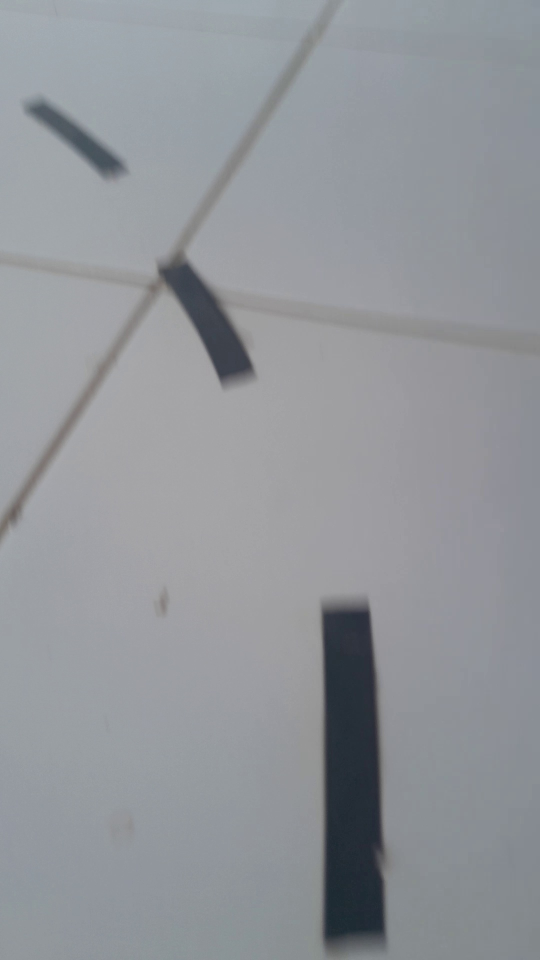
#> input picture dataset_pista/imagens/video_01/video_01_frame_00000.jpg, 1080 x 1920 px (shown at 1/2 size); its folder holds only this picture in this run
$ python -i detector.py   (imports and definitions only)
#> lines starting #> are read from the running program, lines starting #| are printed output that depends on the picture; after the words box and inside, x2 and y2 are one past the last pixel; in counts of white or black regions, pixels touching at a corner belong together
### monitoramento/__init__.py
"""Instrumentação opcional: sem hardware, rede, disco ou psutil nas threads produtoras."""
from collections import deque
from functools import wraps
import math
import threading
import time


class Registro:
    """Memória limitada por métrica. Produtores nunca aguardam o lock do consumidor."""
    # [85 lines left out: functions __init__, observar, contar, ciclo, drenar, publicar_pedido and 2 more, not called in this run]


_registro = None


def ativar(registro):
    global _registro
    _registro = registro


def observar(nome, valor):
    if _registro is not None:
        _registro.observar(nome, valor)


def contar(nome, quantidade=1):
    if _registro is not None:
        _registro.contar(nome, quantidade)


def ciclo(nome, periodo):
    if _registro is not None:
        _registro.ciclo(nome, periodo)


def publicar_pedido(nome, valor):
    if _registro is not None:
        _registro.publicar_pedido(nome, valor)


def medir(nome):
    """Tempo de parede, inclui espera/desescalonamento; não é tempo exclusivo de CPU."""
#> further down, picture is the input picture: shape (1920, 1080, 3); mean B, G, R 154.1, 149.4, 146.1
    def decorar(funcao):
        @wraps(funcao)
        def chamada(*args, **kwargs):
            registro = _registro
            if registro is None:
                return funcao(*args, **kwargs)
            inicio = time.perf_counter()
            try:
                return funcao(*args, **kwargs)
            finally:
                registro.observar(nome, time.perf_counter()-inicio)
        return chamada
    return decorar

### visao/detector.py
"""Módulo de visão: acha a linha no frame e mede o erro de direção.

Esta thread NÃO fala com o Arduino. Ela só publica no EstadoRobo o erro medido;
quem converte erro em comando e escreve na serial é o controle (controle.py).
Assim existe um único ponto de decisão e a hierarquia "voz > visão" fica garantida.

ESP32 usa snapshots com idade e geração de conexão; o OpenCV tracejado publica
posição/direção/qualidade para o PD e sua memória limitada em controle.py.
A integração de pesos CNN compatíveis e o planejamento de desvio permanecem
pendentes; ver docs/13_contexto_e_plano_cnn.md.
"""
import logging
import threading
import time
from dataclasses import dataclass

import cv2
import numpy as np

import config as cfg
from estado import EstadoRobo, Modo
from monitoramento import medir

log = logging.getLogger("visao")


@dataclass
class ResultadoLinha:
    achou: bool
    erro: float = 0.0                 # normalizado -1..+1 (positivo = linha à direita)
    cx: float = 0.0
    cy: float = 0.0                   # em coordenadas do frame inteiro
    binaria: np.ndarray | None = None
    contorno: np.ndarray | None = None
    y0: int = 0
    segmentos: tuple[tuple[float, float, float, float], ...] = ()             # extremos (x1,y1,x2,y2) no frame inteiro
    trajetoria: tuple[tuple[float, float], ...] = ()            # pontos (x,y) medidos/associados, sem frames
    direcao: float = 0.0              # dx/dy para frente (alto da imagem); + = direita
    confianca: float = 0.0            # qualidade geométrica heurística, não probabilidade
    motivo: str = "legado"


class DetectorLinha:
    def __init__(self, tracejado: bool = False):
        # Opt-in até a integração de segurança da Etapa 3. Caminho legado intacto.
        self._tracejado = tracejado
        self.limpar_historico()
        k = cfg.BLUR_KERNEL | 1       # garante ímpar
        self._k = (k, k)
        self._kernel = np.ones((3, 3), np.uint8)
        self._tipo = cv2.THRESH_BINARY_INV if cfg.LINHA_ESCURA else cv2.THRESH_BINARY

    @medir('opencv_s')
    def processar(self, frame: np.ndarray) -> ResultadoLinha:
        h, w = frame.shape[:2]
#> h = 1920; w = 1080
        y0 = int(h * cfg.ROI_INICIO)
#> y0 = 960
        roi = frame[y0:, :]
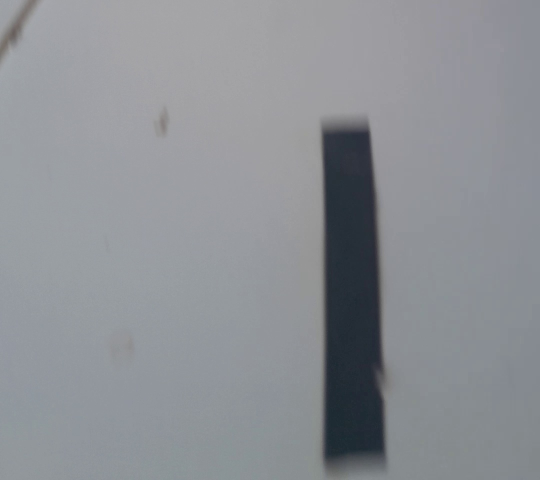
#> roi: shape (960, 1080, 3) (shown at 1/2 size); mean B, G, R 148.9, 144.1, 141

        cinza = roi if roi.ndim == 2 else cv2.cvtColor(roi, cv2.COLOR_BGR2GRAY)
        suave = cinza if self._k == (1, 1) else cv2.GaussianBlur(cinza, self._k, 0)
        if self._tracejado:
            agora = time.monotonic()
            if (self._forma != frame.shape or agora < self._referencia_t or
                    agora - self._referencia_t > cfg.TRACEJADO_MEMORIA_S):
                self.limpar_historico()
            self._forma = frame.shape
        if int(suave.max()) - int(suave.min()) < cfg.CONTRASTE_MIN:   # piso liso: não há linha
            return ResultadoLinha(False, binaria=np.zeros_like(suave), y0=y0,
                                  motivo="contraste_insuficiente" if self._tracejado else "legado")
        if cfg.USAR_OTSU:
            _, binaria = cv2.threshold(suave, 0, 255, self._tipo + cv2.THRESH_OTSU)
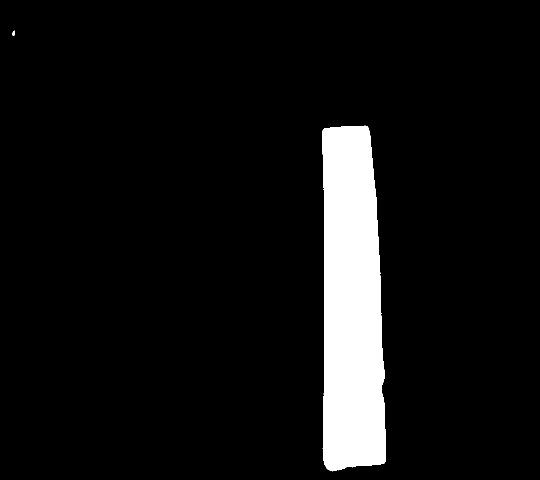
#> binaria: shape (960, 1080) (shown at 1/2 size); 7.4% white; 2 white regions, box (x1, y1, x2, y2) and area: (645, 251, 772, 943) 76238, (25, 61, 30, 72) 39
        else:
            _, binaria = cv2.threshold(suave, cfg.LIMIAR_FIXO, 255, self._tipo)
        binaria = cv2.morphologyEx(binaria, cv2.MORPH_OPEN, self._kernel)   # tira ruído fino
#> binaria: shape (960, 1080); 7.4% white; 2 white regions

        if self._tracejado:
            return self._processar_segmentos(suave, binaria, y0, agora)

        contornos, _ = cv2.findContours(binaria, cv2.RETR_EXTERNAL, cv2.CHAIN_APPROX_SIMPLE)
#> contornos = 2 contours; box (x1, y1, x2, y2) and area: (645, 252, 772, 942) 75438, (25, 62, 30, 71) 25
        if not contornos:
            return ResultadoLinha(False, binaria=binaria, y0=y0)

        maior = max(contornos, key=cv2.contourArea)
#> maior = contour of 223 points, box (x1, y1, x2, y2) (645, 252, 772, 942), area 75438
        if cv2.contourArea(maior) < cfg.AREA_MIN:
            return ResultadoLinha(False, binaria=binaria, y0=y0)

        m = cv2.moments(maior)
#> m = moments, m00 75437.5, centre m10/m00, m01/m00 = (703.4, 608.3)
        if m["m00"] == 0:
            return ResultadoLinha(False, binaria=binaria, y0=y0)

        # a mancha precisa ser de fato diferente do piso: sem isto, ruído + vinheta da lente viram "linha" falsa
        mascara = np.zeros(suave.shape, np.uint8)
        cv2.drawContours(mascara, [maior], -1, 255, -1)
#> mascara: shape (960, 1080); 7.4% white; 1 white region, box (x1, y1, x2, y2) and area: (645, 252, 772, 942) 76216
        dentro, fora = suave[mascara > 0], suave[mascara == 0]
        if fora.size and abs(float(fora.mean()) - float(dentro.mean())) < cfg.CONTRASTE_MIN:
            return ResultadoLinha(False, binaria=binaria, y0=y0)

        cx = m["m10"] / m["m00"]
#> cx = 703.4
        cy = m["m01"] / m["m00"] + y0
#> cy = 1568.3
        centro = w / 2.0
#> centro = 540
        erro = (cx - centro) / centro
#> erro = 0.303
        return ResultadoLinha(True, erro, cx, cy, binaria, maior, y0)


    def limpar_historico(self):
        """Descarta só referência geométrica: nunca guarda frames/máscaras."""
        self._referencia = None
        self._referencia_t = 0.0
        self._forma = None

    # [83 lines left out: functions _processar_segmentos, desenhar_debug, not called in this run]


class ThreadVisao(threading.Thread):
    """Fontes legadas ou ESP32 com metadados; processa apenas em SEGUINDO."""

    # [107 lines left out: functions __init__, run, _camera_valida, _processar_detalhado, _loop, not called in this run]

>>> import cv2
>>> picture = cv2.imread('../dataset_pista/imagens/video_01/video_01_frame_00000.jpg')
>>> result = DetectorLinha().processar(picture)

$ run again, on dataset_pista/imagens/video_01/video_01_frame_00001.jpg
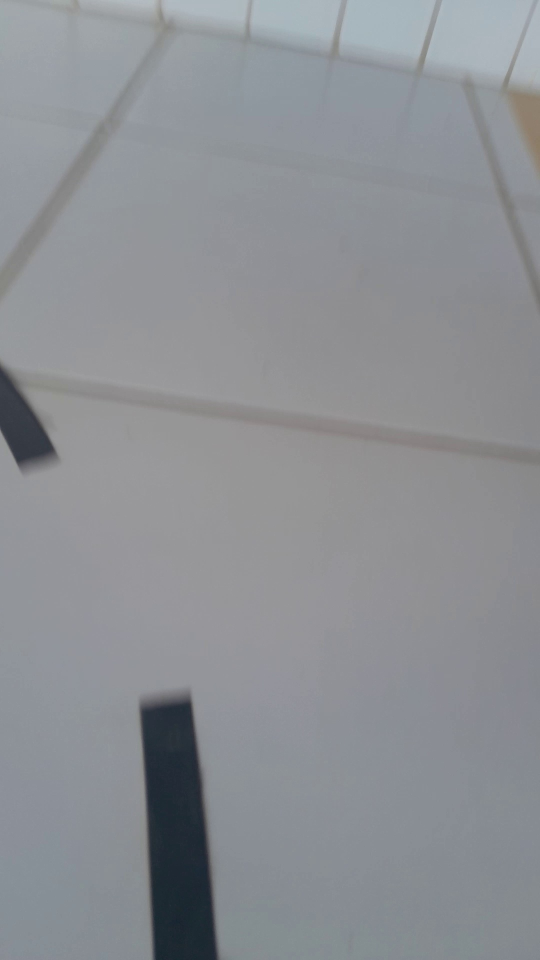
#> input picture dataset_pista/imagens/video_01/video_01_frame_00001.jpg, 1080 x 1920 px (shown at 1/2 size)
#> picture is the input picture: shape (1920, 1080, 3); mean B, G, R 148, 143.6, 140.6
#> in processar, `roi = frame[y0:, :]`:
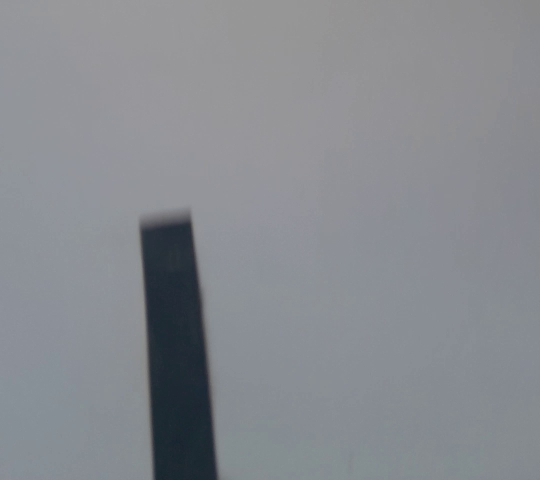
#> roi: shape (960, 1080, 3) (shown at 1/2 size); mean B, G, R 143.6, 138.4, 135.3
#> in processar, `_, binaria = cv2.threshold(suave, 0, 255, self._tipo + cv2.THRESH_OTSU)`:
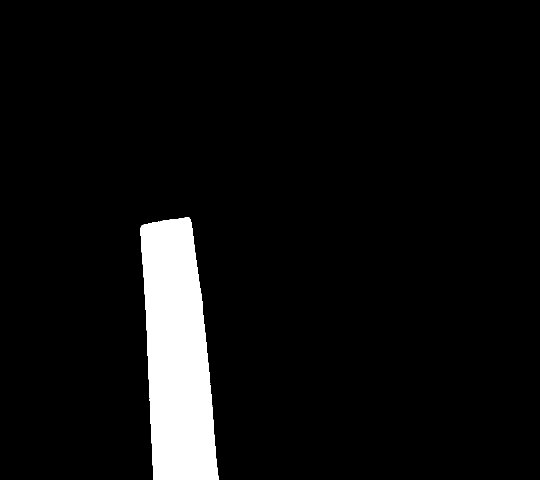
#> binaria: shape (960, 1080) (shown at 1/2 size); 5.9% white; 1 white region, box (x1, y1, x2, y2) and area: (281, 434, 438, 960) 61160
#> contornos = 1 contour; box (x1, y1, x2, y2) and area: (281, 434, 438, 960) 60522
#> maior = contour of 221 points, box (x1, y1, x2, y2) (281, 434, 438, 960), area 60522
#> m = moments, m00 60522.5, centre m10/m00, m01/m00 = (353.9, 710.2)
#> cx = 353.9
#> cy = 1670.2
#> erro = -0.345

$ run again, on dataset_pista/imagens/video_01/video_01_frame_00005.jpg
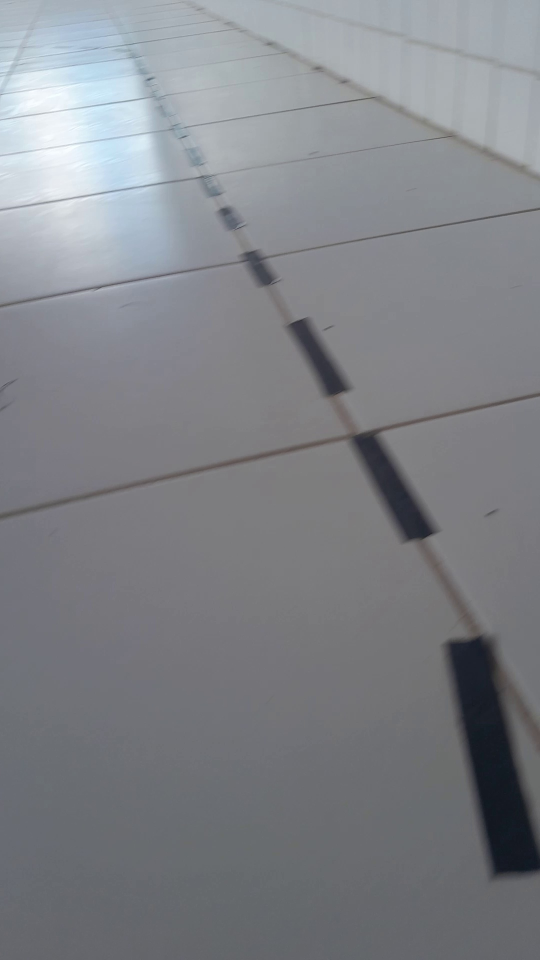
#> input picture dataset_pista/imagens/video_01/video_01_frame_00005.jpg, 1080 x 1920 px (shown at 1/2 size)
#> picture is the input picture: shape (1920, 1080, 3); mean B, G, R 135.3, 130.2, 127.8
#> in processar, `_, binaria = cv2.threshold(suave, 0, 255, self._tipo + cv2.THRESH_OTSU)`:
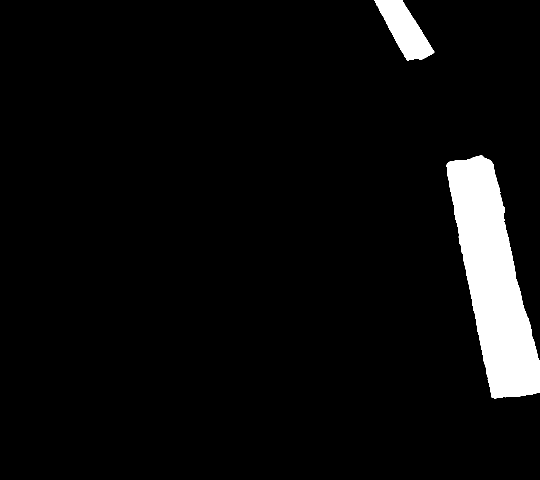
#> binaria: shape (960, 1080) (shown at 1/2 size); 5.3% white; 2 white regions, box (x1, y1, x2, y2) and area: (893, 311, 1080, 797) 47896, (749, 0, 869, 121) 7068
#> contornos = 2 contours; box (x1, y1, x2, y2) and area: (893, 311, 1080, 797) 47318, (749, 0, 868, 121) 6897
#> maior = contour of 443 points, box (x1, y1, x2, y2) (893, 311, 1080, 797), area 47318
#> m = moments, m00 47317.5, centre m10/m00, m01/m00 = (986.2, 559.8)
#> in processar, `cv2.drawContours(mascara, [maior], -1, 255, -1)`:
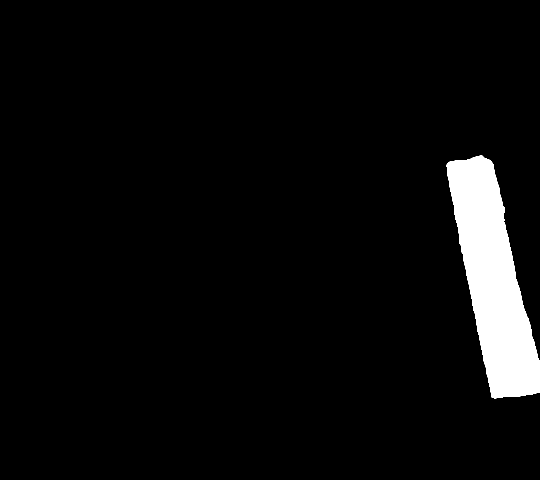
#> mascara: shape (960, 1080) (shown at 1/2 size); 4.6% white; 1 white region, box (x1, y1, x2, y2) and area: (893, 311, 1080, 797) 47877
#> cx = 986.2
#> cy = 1519.8
#> erro = 0.826

$ run again, on dataset_pista/imagens/video_01/video_01_frame_00006.jpg
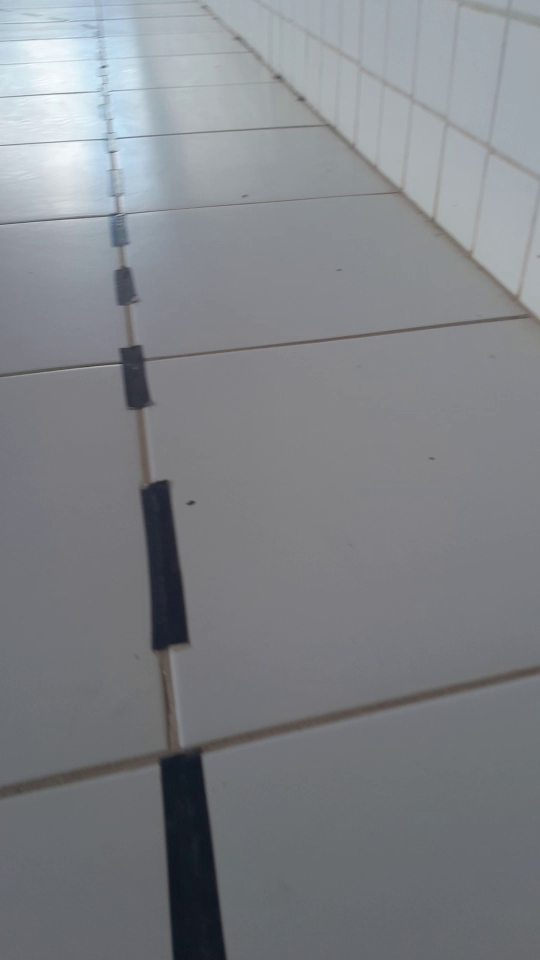
#> input picture dataset_pista/imagens/video_01/video_01_frame_00006.jpg, 1080 x 1920 px (shown at 1/2 size)
#> picture is the input picture: shape (1920, 1080, 3); mean B, G, R 136, 131.3, 128.3
#> in processar, `_, binaria = cv2.threshold(suave, 0, 255, self._tipo + cv2.THRESH_OTSU)`:
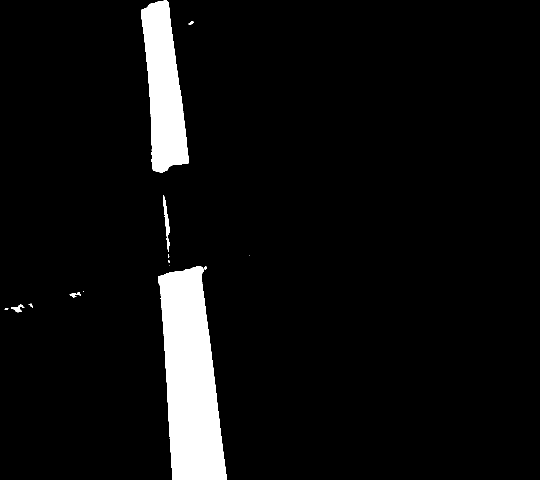
#> binaria: shape (960, 1080) (shown at 1/2 size); 6% white; 15 white regions (6 under 20 px), largest, box (x1, y1, x2, y2) and area: (316, 533, 454, 960) 40238, (282, 0, 378, 346) 20645, (326, 390, 339, 503) 546
#> contornos = 11 contours, 4 with area under 20; largest, box (x1, y1, x2, y2) and area: (316, 533, 454, 960) 39710, (282, 0, 378, 346) 20254, (326, 393, 339, 473) 352, (24, 609, 46, 624) 138, (333, 476, 339, 499) 63, (143, 587, 152, 595) 40, (378, 43, 387, 49) 26
#> maior = contour of 214 points, box (x1, y1, x2, y2) (316, 533, 454, 960), area 39710
#> m = moments, m00 39710, centre m10/m00, m01/m00 = (380.6, 759)
#> in processar, `cv2.drawContours(mascara, [maior], -1, 255, -1)`:
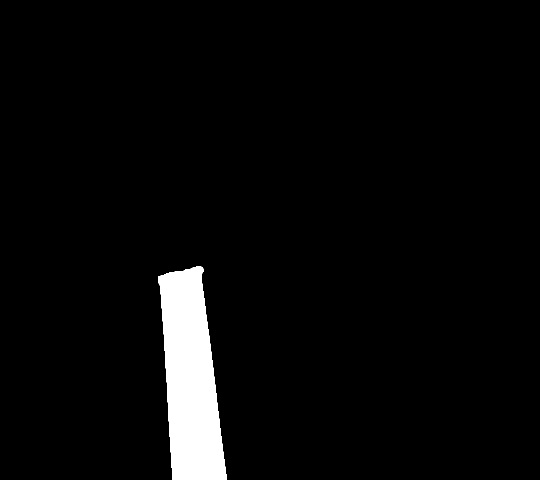
#> mascara: shape (960, 1080) (shown at 1/2 size); 3.9% white; 1 white region, box (x1, y1, x2, y2) and area: (316, 533, 454, 960) 40225
#> cx = 380.6
#> cy = 1719
#> erro = -0.295
